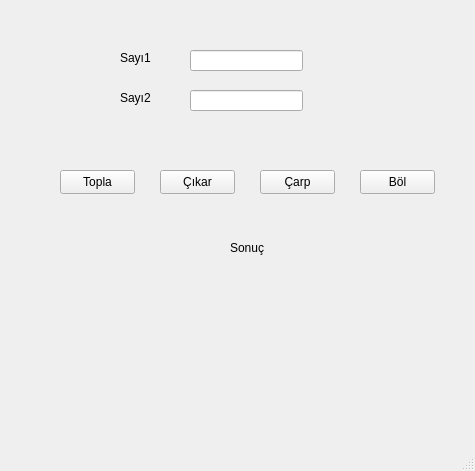
<?xml version="1.0" encoding="UTF-8"?>
<ui version="4.0">
 <class>Main</class>
 <widget class="QMainWindow" name="Main">
  <property name="geometry">
   <rect>
    <x>0</x>
    <y>0</y>
    <width>475</width>
    <height>471</height>
   </rect>
  </property>
  <property name="windowTitle">
   <string>Hesap Makinesi ac arslan usülü</string>
  </property>
  <widget class="QWidget" name="centralwidget">
   <widget class="QLabel" name="txt_sayi1">
    <property name="geometry">
     <rect>
      <x>120</x>
      <y>50</y>
      <width>31</width>
      <height>16</height>
     </rect>
    </property>
    <property name="text">
     <string>Sayı1</string>
    </property>
   </widget>
   <widget class="QLabel" name="txt_sayi2">
    <property name="geometry">
     <rect>
      <x>120</x>
      <y>90</y>
      <width>31</width>
      <height>16</height>
     </rect>
    </property>
    <property name="text">
     <string>Sayı2</string>
    </property>
   </widget>
   <widget class="QLineEdit" name="lbl_sayi1">
    <property name="geometry">
     <rect>
      <x>190</x>
      <y>50</y>
      <width>113</width>
      <height>21</height>
     </rect>
    </property>
   </widget>
   <widget class="QLineEdit" name="lbl_sayi2">
    <property name="geometry">
     <rect>
      <x>190</x>
      <y>90</y>
      <width>113</width>
      <height>21</height>
     </rect>
    </property>
   </widget>
   <widget class="QLabel" name="label">
    <property name="geometry">
     <rect>
      <x>230</x>
      <y>240</y>
      <width>41</width>
      <height>16</height>
     </rect>
    </property>
    <property name="text">
     <string>Sonuç</string>
    </property>
   </widget>
   <widget class="QPushButton" name="btn_topla">
    <property name="geometry">
     <rect>
      <x>60</x>
      <y>170</y>
      <width>75</width>
      <height>24</height>
     </rect>
    </property>
    <property name="text">
     <string>Topla</string>
    </property>
   </widget>
   <widget class="QPushButton" name="btn_cikar">
    <property name="geometry">
     <rect>
      <x>160</x>
      <y>170</y>
      <width>75</width>
      <height>24</height>
     </rect>
    </property>
    <property name="text">
     <string>Çıkar</string>
    </property>
   </widget>
   <widget class="QPushButton" name="btn_carp">
    <property name="geometry">
     <rect>
      <x>260</x>
      <y>170</y>
      <width>75</width>
      <height>24</height>
     </rect>
    </property>
    <property name="text">
     <string>Çarp</string>
    </property>
   </widget>
   <widget class="QPushButton" name="btn_bol">
    <property name="geometry">
     <rect>
      <x>360</x>
      <y>170</y>
      <width>75</width>
      <height>24</height>
     </rect>
    </property>
    <property name="text">
     <string>Böl</string>
    </property>
   </widget>
   <widget class="QLabel" name="lbl_sonuc">
    <property name="geometry">
     <rect>
      <x>170</x>
      <y>280</y>
      <width>161</width>
      <height>121</height>
     </rect>
    </property>
    <property name="text">
     <string/>
    </property>
    <property name="alignment">
     <set>Qt::AlignHCenter|Qt::AlignTop</set>
    </property>
   </widget>
  </widget>
  <widget class="QMenuBar" name="menubar">
   <property name="geometry">
    <rect>
     <x>0</x>
     <y>0</y>
     <width>475</width>
     <height>22</height>
    </rect>
   </property>
  </widget>
  <widget class="QStatusBar" name="statusbar"/>
 </widget>
 <resources/>
 <connections/>
</ui>
